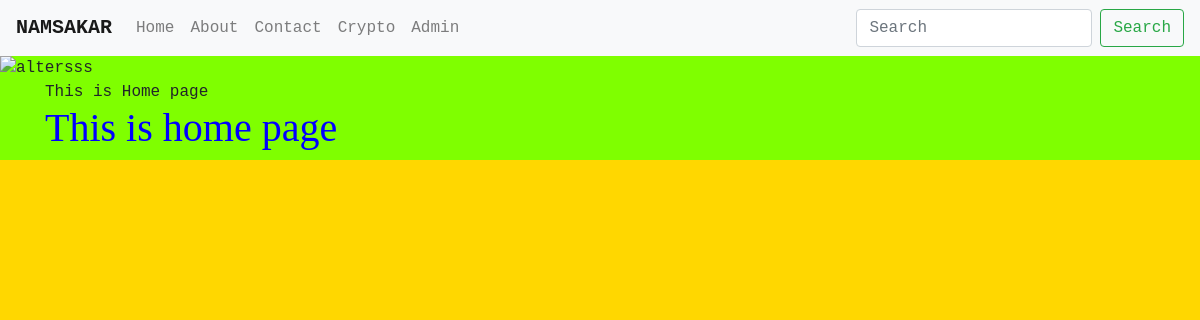
Before: /home/ with the older database file.
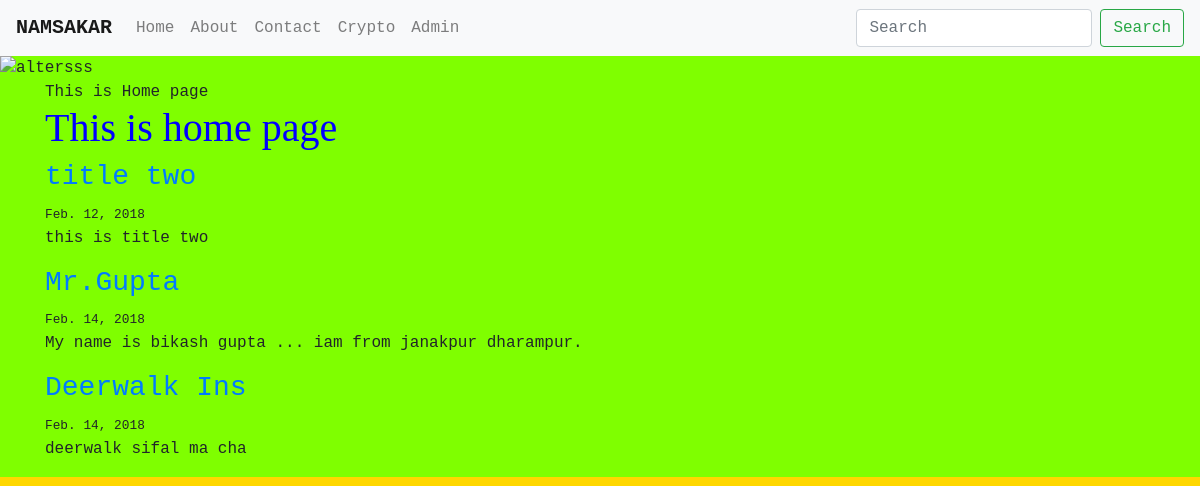
After: the same page with the newer database file.
### blog/models.py (models this page shows, shortened)
class Post(models.Model):
    author = models.ForeignKey("auth.User")
    title = models.CharField(max_length=100)
    content = models.TextField()
    created_date = models.DateField(auto_now_add=True)

### blog/views.py (the view)
# urls.py: url(r'home/',home),
def home(request):
    object_list = Post.objects.all()
    ctx={
        "obj":object_list
    }
    return render(request,"home.html",context=ctx)

### templates/home.html (shortened to what this page needs)
{% extends 'base.html' %}
{% block bodyBlock %}
    <marquee>This is Home page</marquee>
    <h1>This is home page</h1>
    <div class="con-8">
        <div class="post" >
            {% for f in obj %}
                <h3><a href="{% url 'detail' pk=f.pk %}" >{{f.title }}</a></h3>
                <small>{{ f.created_date }}</small>
                <p>{{ f.content }}</p>
            {% endfor %}
        </div>
    </div>
{% endblock %}

### templates/base.html (shortened to what this page needs)
{% load staticfiles %}
<!DOCTYPE html>
<html lang="en">
<head>
    {% include 'snippets/css.html' %}
</head>
<body>
{% include 'snippets/nav.html' %}
<img src ="{% static 'DSC_0027.JPG' %}" alt="altersss " width="30" height="50" />
<div class="row">
<div class="container">
    {% block bodyBlock %}
    {% endblock bodyBlock %}
</div>
</div>
</body>
</html>

### templates/snippets/css.html (shortened to what this page needs)
{% load staticfiles %}
<link rel="stylesheet" href="https://maxcdn.bootstrapcdn.com/bootstrap/4.0.0/css/bootstrap.min.css">
<link rel="stylesheet" href="{% static 'styles.css' %}">

### templates/snippets/js.html (shortened to what this page needs)
{% load staticfiles %}

### templates/snippets/nav.html (shortened to what this page needs)
<nav class="navbar navbar-expand-lg navbar-light bg-light">
<a class="navbar-brand" href="/"><b>NAMSAKAR</b> </a>
    <div class="collapse navbar-collapse" id="navbarSupportedContent">
        <ul class="navbar-nav mr-auto">
    <a class="nav-link" href="/home">Home</a>
           <li class="nav-item">
    <a class="nav-link" href="/about">About</a>
            </li>
            <li class="nav-item">
                <a class="nav-link" href="/contact">Contact</a>
            </li>
              <li class="nav-item">
                <a class="nav-link" href="/crypto">Crypto</a>
            </li>
            <li class="nav-item">
                <a class="nav-link" href="/admin">Admin</a>
            </li>
        </ul>
        <form class="form-inline my-2 my-lg-0">
         <input class="form-control mr-sm-2" type="search" placeholder="Search" aria-label="Search">
    <button class="btn btn-outline-success my-2 my-sm-0" type="submit">Search</button>
        </form>
    </div>
</nav>

### static/styles.css (style rules this page uses)
html, body { background:gold; }

### templates/snippets/css.html (style rules this page uses)
h1 { color: blue; font-family: "Monotype Corsiva"; }
body { background: chartreuse; font-family: "Courier New"; }

Changed rows visible on the page:
added Post: title "title two", created_date "Feb. 12, 2018", content "this is title two"
added Post: title "Mr.Gupta", created_date "Feb. 14, 2018", content "My name is bikash gupta ... iam from janakpur dharampur."
added Post: title "Deerwalk Ins", created_date "Feb. 14, 2018", content "deerwalk sifal ma cha"
